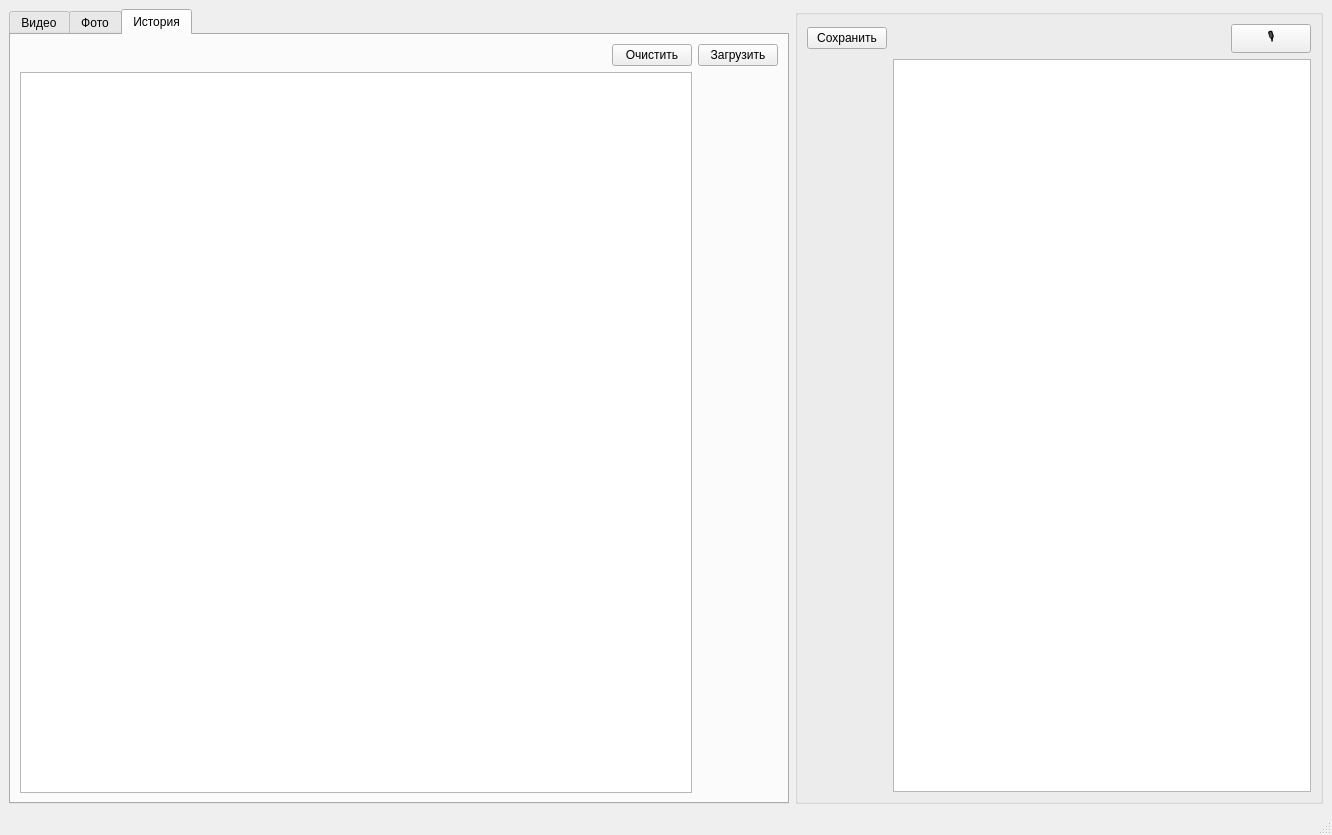
<?xml version="1.0" encoding="UTF-8"?>
<ui version="4.0">
 <class>MainWindow</class>
 <widget class="QMainWindow" name="MainWindow">
  <property name="geometry">
   <rect>
    <x>0</x>
    <y>0</y>
    <width>1315</width>
    <height>823</height>
   </rect>
  </property>
  <property name="windowTitle">
   <string>MainWindow</string>
  </property>
  <widget class="QWidget" name="centralwidget">
   <layout class="QHBoxLayout" name="horizontalLayout">
    <item>
     <widget class="QTabWidget" name="tabWidget">
      <property name="sizePolicy">
       <sizepolicy hsizetype="Preferred" vsizetype="Expanding">
        <horstretch>0</horstretch>
        <verstretch>0</verstretch>
       </sizepolicy>
      </property>
      <property name="currentIndex">
       <number>2</number>
      </property>
      <widget class="QWidget" name="tab">
       <attribute name="title">
        <string>Видео</string>
       </attribute>
       <layout class="QGridLayout" name="gridLayout_4">
        <item row="1" column="0">
         <widget class="QLabel" name="video">
          <property name="sizePolicy">
           <sizepolicy hsizetype="MinimumExpanding" vsizetype="Preferred">
            <horstretch>50</horstretch>
            <verstretch>0</verstretch>
           </sizepolicy>
          </property>
          <property name="minimumSize">
           <size>
            <width>640</width>
            <height>480</height>
           </size>
          </property>
          <property name="text">
           <string/>
          </property>
         </widget>
        </item>
        <item row="0" column="1">
         <widget class="QCheckBox" name="fixedBox">
          <property name="sizePolicy">
           <sizepolicy hsizetype="Minimum" vsizetype="Fixed">
            <horstretch>0</horstretch>
            <verstretch>0</verstretch>
           </sizepolicy>
          </property>
          <property name="text">
           <string>Зафиксировать</string>
          </property>
         </widget>
        </item>
       </layout>
      </widget>
      <widget class="QWidget" name="tab_2">
       <attribute name="title">
        <string>Фото</string>
       </attribute>
       <layout class="QGridLayout" name="gridLayout_3">
        <item row="1" column="0">
         <widget class="QLabel" name="photo">
          <property name="sizePolicy">
           <sizepolicy hsizetype="Expanding" vsizetype="Preferred">
            <horstretch>0</horstretch>
            <verstretch>0</verstretch>
           </sizepolicy>
          </property>
          <property name="minimumSize">
           <size>
            <width>640</width>
            <height>480</height>
           </size>
          </property>
          <property name="text">
           <string/>
          </property>
         </widget>
        </item>
        <item row="0" column="1">
         <widget class="QPushButton" name="getPhotoButton">
          <property name="sizePolicy">
           <sizepolicy hsizetype="Minimum" vsizetype="Fixed">
            <horstretch>0</horstretch>
            <verstretch>0</verstretch>
           </sizepolicy>
          </property>
          <property name="text">
           <string>Выбрать фото</string>
          </property>
         </widget>
        </item>
        <item row="0" column="0">
         <layout class="QHBoxLayout" name="horizontalLayout_2">
          <item>
           <spacer name="horizontalSpacer">
            <property name="orientation">
             <enum>Qt::Horizontal</enum>
            </property>
            <property name="sizeHint" stdset="0">
             <size>
              <width>40</width>
              <height>20</height>
             </size>
            </property>
           </spacer>
          </item>
          <item>
           <widget class="QPushButton" name="reloadButton">
            <property name="text">
             <string>🔁</string>
            </property>
           </widget>
          </item>
         </layout>
        </item>
       </layout>
      </widget>
      <widget class="QWidget" name="tab_3">
       <attribute name="title">
        <string>История</string>
       </attribute>
       <layout class="QGridLayout" name="gridLayout">
        <item row="1" column="0">
         <widget class="QTableWidget" name="tableWidget"/>
        </item>
        <item row="0" column="1">
         <widget class="QPushButton" name="loadButton">
          <property name="text">
           <string>Загрузить</string>
          </property>
         </widget>
        </item>
        <item row="0" column="0">
         <layout class="QHBoxLayout" name="horizontalLayout_4">
          <item>
           <spacer name="horizontalSpacer_3">
            <property name="orientation">
             <enum>Qt::Horizontal</enum>
            </property>
            <property name="sizeHint" stdset="0">
             <size>
              <width>40</width>
              <height>20</height>
             </size>
            </property>
           </spacer>
          </item>
          <item>
           <widget class="QPushButton" name="flushButton">
            <property name="text">
             <string>Очистить</string>
            </property>
           </widget>
          </item>
         </layout>
        </item>
       </layout>
      </widget>
     </widget>
    </item>
    <item>
     <widget class="QGroupBox" name="groupBox">
      <property name="sizePolicy">
       <sizepolicy hsizetype="Expanding" vsizetype="Preferred">
        <horstretch>0</horstretch>
        <verstretch>0</verstretch>
       </sizepolicy>
      </property>
      <layout class="QGridLayout" name="gridLayout_2">
       <item row="1" column="1">
        <widget class="QTextEdit" name="textEdit">
         <property name="minimumSize">
          <size>
           <width>418</width>
           <height>733</height>
          </size>
         </property>
         <property name="html">
          <string>&lt;!DOCTYPE HTML PUBLIC &quot;-//W3C//DTD HTML 4.0//EN&quot; &quot;http://www.w3.org/TR/REC-html40/strict.dtd&quot;&gt;
&lt;html&gt;&lt;head&gt;&lt;meta name=&quot;qrichtext&quot; content=&quot;1&quot; /&gt;&lt;style type=&quot;text/css&quot;&gt;
p, li { white-space: pre-wrap; }
&lt;/style&gt;&lt;/head&gt;&lt;body style=&quot; font-family:'MS Shell Dlg 2'; font-size:8.25pt; font-weight:400; font-style:normal;&quot;&gt;
&lt;p style=&quot;-qt-paragraph-type:empty; margin-top:0px; margin-bottom:0px; margin-left:0px; margin-right:0px; -qt-block-indent:0; text-indent:0px;&quot;&gt;&lt;br /&gt;&lt;/p&gt;&lt;/body&gt;&lt;/html&gt;</string>
         </property>
        </widget>
       </item>
       <item row="0" column="0">
        <widget class="QPushButton" name="saveButton">
         <property name="sizePolicy">
          <sizepolicy hsizetype="Minimum" vsizetype="Fixed">
           <horstretch>0</horstretch>
           <verstretch>0</verstretch>
          </sizepolicy>
         </property>
         <property name="text">
          <string>Сохранить</string>
         </property>
        </widget>
       </item>
       <item row="0" column="1">
        <layout class="QHBoxLayout" name="horizontalLayout_3">
         <item>
          <spacer name="horizontalSpacer_2">
           <property name="orientation">
            <enum>Qt::Horizontal</enum>
           </property>
           <property name="sizeType">
            <enum>QSizePolicy::Expanding</enum>
           </property>
           <property name="sizeHint" stdset="0">
            <size>
             <width>100</width>
             <height>20</height>
            </size>
           </property>
          </spacer>
         </item>
         <item>
          <widget class="QPushButton" name="micButton">
           <property name="text">
            <string>🎙️</string>
           </property>
          </widget>
         </item>
        </layout>
       </item>
      </layout>
     </widget>
    </item>
   </layout>
  </widget>
  <widget class="QStatusBar" name="statusbar"/>
 </widget>
 <resources/>
 <connections/>
</ui>
